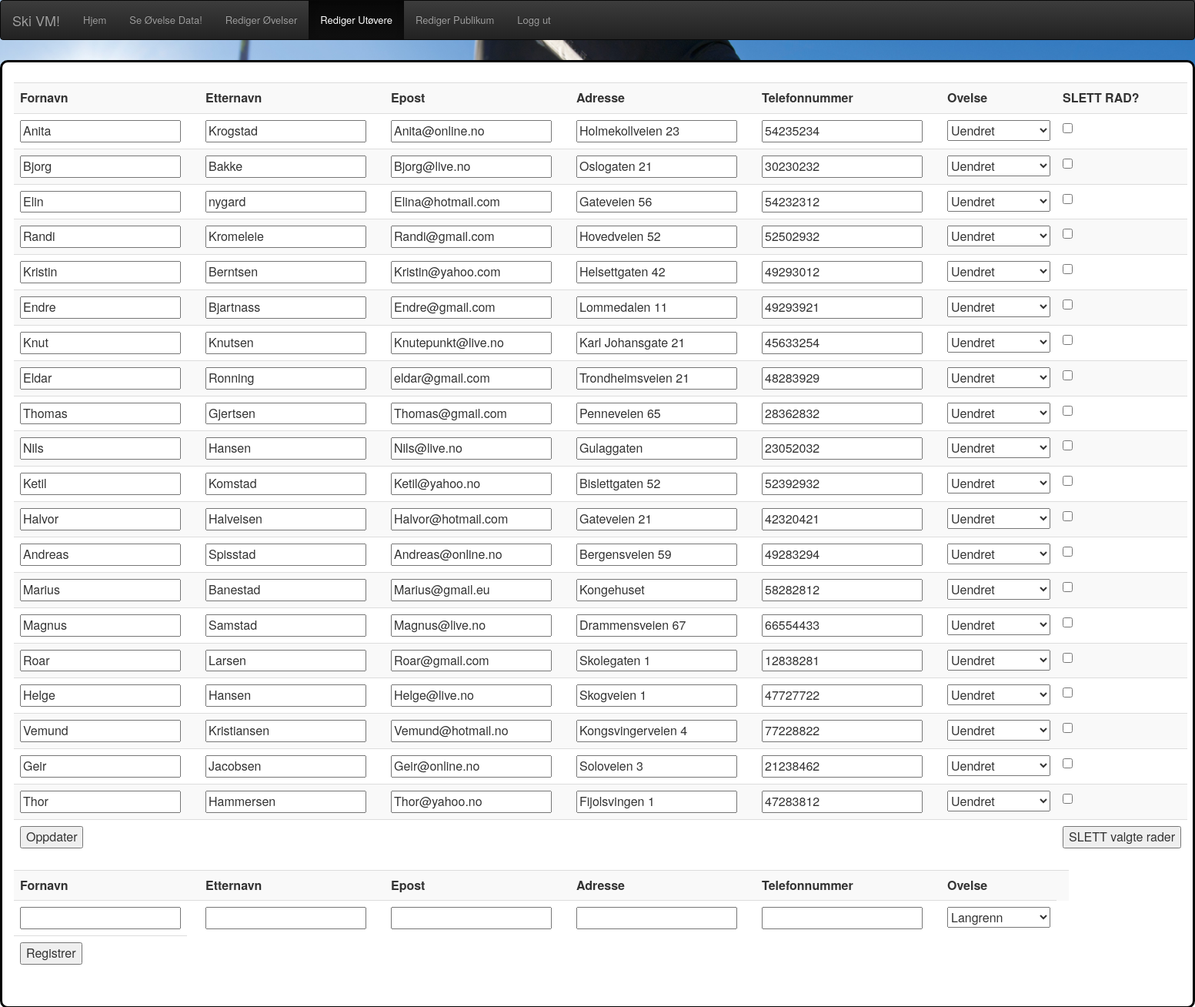
Screenshot of /UtoverRedigering.php (signed in) with the database file from the repository.
### tables this page shows
CREATE TABLE `utover` (
  `utoverid` int(11) NOT NULL,
  `fornavn` varchar(30) NOT NULL,
  `etternavn` varchar(30) NOT NULL,
  `epost` varchar(30) NOT NULL,
  `adresse` varchar(30) NOT NULL,
  `telefonnummer` int(11) NOT NULL,
  `ovelseid` int(11) NOT NULL
);

### UtoverRedigering.php (the view, shortened to what this page needs)
<html>
    <head>
        <link rel="stylesheet" href="https://maxcdn.bootstrapcdn.com/bootstrap/3.3.7/css/bootstrap.min.css">
        <link rel="stylesheet" href="https://maxcdn.bootstrapcdn.com/bootstrap/3.3.7/css/bootstrap-theme.min.css">
    </head>
    <body>
        <nav class="navbar navbar-inverse">
            <div class="container-fluid">
                <div class="navbar-header">
                    <a class="navbar-brand">Ski VM!</a>
                </div>
                <ul class="nav navbar-nav">
                    <li><a href="index.php">Hjem</a></li>
                    <li><a href="Side4.php">Se Øvelse Data!</a></li>
                    <?php
                    if (isset($_SESSION["verifisering"])) {
                        if ($_SESSION["verifisering"] == true) {
                            echo '<li><a href="OvelseRedigering.php">Rediger Øvelser</a></li>';
                        }
                    }
                    ?>
                    <?php
                    if (isset($_SESSION["verifisering"])) {
                        if ($_SESSION["verifisering"] == true) {
                            echo '<li class="active"><a href="UtoverRedigering.php">Rediger Utøvere</a></li>';
                        }
                    }
                    ?>
                    <?php
                    if (isset($_SESSION["verifisering"])) {
                        if ($_SESSION["verifisering"] == true) {
                            echo '<li><a href="PublikumRedigering.php">Rediger Publikum</a></li>';
                        }
                    }
                    ?>
                    <?php
                    if (isset($_SESSION["verifisering"])) {
                        if ($_SESSION["verifisering"] == true) {
                            echo '<li><a href="loggut.php">Logg ut</a></li>';
                        }
                    }
                    ?>
                </ul>
            </div>
        </nav>
        <div class="col-centered">
            <div class="col-md-8">
                <?php
                $radteller = 0;
                $db = mysqli_connect("student.cs.hioa.no", "s315692", "", "s315692");
                $sqlDropdown = "SELECT ovelseid, type FROM ovelse";
                $sql = "SELECT fornavn, etternavn, epost, adresse, telefonnummer, ovelseid FROM utover";
                $resultat = mysqli_query($db, $sql);
                if ($resultat->num_rows > 0) {
                    echo '<form action="" name="skjema" method="post" onsubmit="return valider_alle()">'
                    . '<table width="auto" class="table table-striped">'
                    . '<tr><th>Fornavn</th><th></th><th>Etternavn</th><th></th><th>Epost</th><th></th><th>Adresse</th><th></th>'
                    . '<th>Telefonnummer</th><th></th><th>Ovelse</th><th>SLETT RAD?</th></tr>';
                    while ($rad = $resultat->fetch_assoc()) {
                        echo '<tr><td> <input type="text" value="' . $rad["fornavn"] . '" name="fornavn' . $radteller . '" onchange="valider_fornavn' . $radteller . '()"> </td>
                    <td><div id="feilfornavn' . $radteller . '" style="color:red;"></div></td>
                    <td> <input type="text" value="' . $rad["etternavn"] . '" name="etternavn' . $radteller . '" onchange="valider_etternavn' . $radteller . '()"> </td>
                    <td><div id="feiletternavn' . $radteller . '" style="color:red;"></div></td>
                    <td> <input type="text" value="' . $rad["epost"] . '" name="epost' . $radteller . '" onchange="valider_epost' . $radteller . '()"> </td>
                    <td><div id="feilepost' . $radteller . '" style="color:red;"></div></td>
                    <td> <input type="text" value="' . $rad["adresse"] . '" name="adresse' . $radteller . '" onchange="valider_adresse' . $radteller . '()"> </td>
                    <td><div id="feiladresse' . $radteller . '" style="color:red;"></div></td>
                    <td> <input type="text" value="' . $rad["telefonnummer"] . '" name="telefonnummer' . $radteller . '" onchange="valider_telefonnummer' . $radteller . '()"> </td>
                    <td><div id="feiltelefonnummer' . $radteller . '" style="color:red;"></div></td>';
                        echo '<td><select name="ovelseid' . $radteller . '">
                     <option value ="' . $rad["ovelseid"] . '">Uendret</option>';
                        echo "</select></td>";
                        echo '<td><input type="checkbox" name="check_list[]" value="' . $radteller . '"></td></tr>';
                        $radteller++;
                    }
                    echo "<tr>"
                    . "<td><input type = \"submit\" value=\"Oppdater\" name=\"oppdater\"/></td>"
                    . "<td></td><td></td><td></td><td></td><td></td><td></td><td></td><td></td><td></td><td></td>"
                    . "<td><input type=\"submit\" value=\"SLETT valgte rader\" name=\"slett\"/></td>"
                    . "</tr>"
                    . "</table>"
                    . "</form>";
                } else {
                    echo "Ingen verdier i databasen";
                }
                ?>
                <form action="" name="utoverReg" method="post" onsubmit="return valider_utreg()">
                    <table width="auto" class="table table-striped">
                        <tr><th>Fornavn</th><th></th><th>Etternavn</th><th></th><th>Epost</th><th></th><th>Adresse</th><th></th><th>Telefonnummer</th><th></th><th>Ovelse</th><th></th></tr>
                        <tr><td> <input type="text" name="fornavn" onchange="valider_fornavn()"> </td>
                            <td><div id="feilfornavn" style="color:red;"></div></td>
                            <td> <input type="text" name="etternavn" onchange="valider_etternavn()" > </td>
                            <td><div id="feiletternavn" style="color:red;"></div></td>
                            <td> <input type="text" name="epost" onchange="valider_epost()" > </td>
                            <td><div id="feilepost" style="color:red;"></div></td>
                            <td> <input type="text" name="adresse" onchange="valider_adresse()" > </td>
                            <td><div id="feiladresse" style="color:red;"></div></td>
                            <td> <input type="text" name="telefonnummer" onchange="valider_telefonnummer()" > </td>
                            <td><div id="feiltelefonnummer" style="color:red;"></div></td>
                            <td>
                                <select name="regOvelseid">
                                    <?php
                                    $resultatDropdown = mysqli_query($db, $sqlDropdown);
                                    while ($row = mysqli_fetch_array($resultatDropdown)) {
                                        echo "<option value='" . $row["ovelseid"] . "'>" . $row["type"] . "</option>";
                                    }
                                    echo "</select></td>";
                                    ?>
                                    <tr>
                                        <td><input type="submit" value="Registrer" name="utoverRegistrer"/></td>
                                    </tr>
                    </table>
                </form>
                </body>

### UtoverRedigering.php (style rules this page uses)
body { margin: 0; background: url("bakgrunn.jpg"); background-size: 100%; background-repeat:no-repeat; background-attachment: fixed; display: compact; font: 13px/18px "Helvetica Neue", Helvetica, Arial, sans-serif; }
.col-centered { float: none; margin: 2em auto; background:rgb(255,255,255); border-radius: 10px; border: 3px solid black; }
.col-md-8 { display: inline-block; float: none; margin: 2em auto; background:rgb(255,255,255); border-radius: 10px; }

### rows the page displays
utover: fornavn "Anita", etternavn "Krogstad", epost "Anita@online.no", adresse "Holmekollveien 23", telefonnummer "54235234"
utover: fornavn "Bjorg", etternavn "Bakke", epost "Bjorg@live.no", adresse "Oslogaten 21", telefonnummer "30230232"
utover: fornavn "Elin", etternavn "nygard", epost "Elina@hotmail.com", adresse "Gateveien 56", telefonnummer "54232312"
utover: fornavn "Randi", etternavn "Kromeleie", epost "Randi@gmail.com", adresse "Hovedveien 52", telefonnummer "52502932"
utover: fornavn "Kristin", etternavn "Berntsen", epost "Kristin@yahoo.com", adresse "Helsettgaten 42", telefonnummer "49293012"
utover: fornavn "Endre", etternavn "Bjartnass", epost "Endre@gmail.com", adresse "Lommedalen 11", telefonnummer "49293921"
utover: fornavn "Knut", etternavn "Knutsen", epost "Knutepunkt@live.no", adresse "Karl Johansgate 21", telefonnummer "45633254"
utover: fornavn "Eldar", etternavn "Ronning", epost "eldar@gmail.com", adresse "Trondheimsveien 21", telefonnummer "48283929"
utover: fornavn "Thomas", etternavn "Gjertsen", epost "Thomas@gmail.com", adresse "Penneveien 65", telefonnummer "28362832"
utover: fornavn "Nils", etternavn "Hansen", epost "Nils@live.no", adresse "Gulaggaten", telefonnummer "23052032"
utover: fornavn "Ketil", etternavn "Komstad", epost "Ketil@yahoo.no", adresse "Bislettgaten 52", telefonnummer "52392932"
utover: fornavn "Halvor", etternavn "Halveisen", epost "Halvor@hotmail.com", adresse "Gateveien 21", telefonnummer "42320421"
utover: fornavn "Andreas", etternavn "Spisstad", epost "Andreas@online.no", adresse "Bergensveien 59", telefonnummer "49283294"
utover: fornavn "Marius", etternavn "Banestad", epost "Marius@gmail.eu", adresse "Kongehuset", telefonnummer "58282812"
utover: fornavn "Magnus", etternavn "Samstad", epost "Magnus@live.no", adresse "Drammensveien 67", telefonnummer "66554433"
utover: fornavn "Roar", etternavn "Larsen", epost "Roar@gmail.com", adresse "Skolegaten 1", telefonnummer "12838281"
utover: fornavn "Helge", etternavn "Hansen", epost "Helge@live.no", adresse "Skogveien 1", telefonnummer "47727722"
utover: fornavn "Vemund", etternavn "Kristiansen", epost "Vemund@hotmail.no", adresse "Kongsvingerveien 4", telefonnummer "77228822"
utover: fornavn "Geir", etternavn "Jacobsen", epost "Geir@online.no", adresse "Soloveien 3", telefonnummer "21238462"
utover: fornavn "Thor", etternavn "Hammersen", epost "Thor@yahoo.no", adresse "Fijolsvingen 1", telefonnummer "47283812"

### other values shown
form field regOvelseid "Langrenn"
